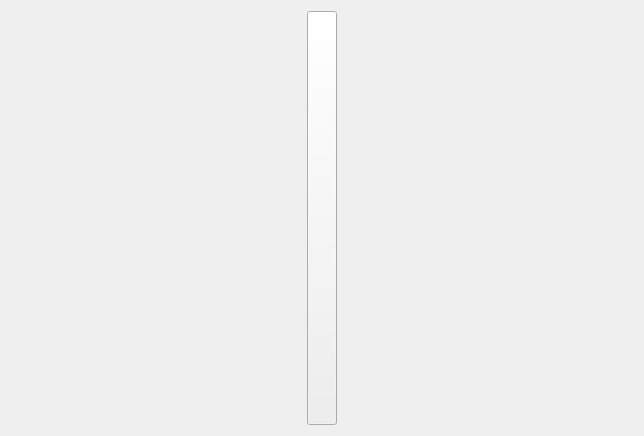
<?xml version="1.0" encoding="UTF-8"?>
<ui version="4.0">
 <class>SideBarWidget</class>
 <widget class="QWidget" name="SideBarWidget">
  <property name="geometry">
   <rect>
    <x>0</x>
    <y>0</y>
    <width>644</width>
    <height>436</height>
   </rect>
  </property>
  <property name="windowTitle">
   <string>Form</string>
  </property>
  <layout class="QHBoxLayout" name="horizontalLayout">
   <item>
    <widget class="QWidget" name="widgetSiderBar" native="true"/>
   </item>
   <item>
    <widget class="QPushButton" name="btn_operate">
     <property name="sizePolicy">
      <sizepolicy hsizetype="Fixed" vsizetype="Expanding">
       <horstretch>0</horstretch>
       <verstretch>0</verstretch>
      </sizepolicy>
     </property>
     <property name="minimumSize">
      <size>
       <width>30</width>
       <height>60</height>
      </size>
     </property>
     <property name="maximumSize">
      <size>
       <width>30</width>
       <height>16777215</height>
      </size>
     </property>
     <property name="text">
      <string/>
     </property>
    </widget>
   </item>
   <item>
    <widget class="QWidget" name="widget_mainside" native="true"/>
   </item>
  </layout>
 </widget>
 <resources/>
 <connections/>
</ui>
